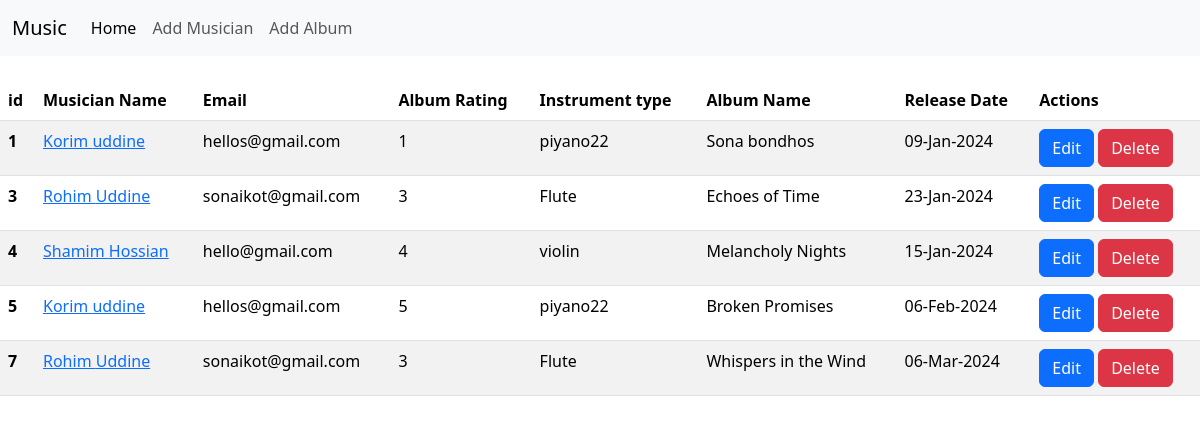
The page / on the database its author committed.
### album/models.py (models this page shows, shortened)
class Album_models(models.Model):
    CHOICE={
        '1':'1',
        '2':'2',
        '3':'3',
        '4':'4',
        '5':'5',
    }
    album_name = models.CharField(max_length=100)
    release_date = models.DateField()
    rating=models.CharField(max_length=5, choices=CHOICE)
    musician = models.ForeignKey(Musicians_Model, on_delete=models.CASCADE)

### musicians/models.py (models this page shows, shortened)
class Musicians_Model(models.Model):
    first_name = models.CharField(max_length=100)
    last_name = models.CharField(max_length=100)
    email = models.EmailField()
    phone_number= models.IntegerField()
    instrument_type = models.CharField(max_length=100)

### music_production/views.py (the view)
# urls.py: 2. Add a URL to urlpatterns:  path('', views.home, name='home')
def home(request):
    album = Album_models.objects.all()
    return render(request,'index.html',{'data':album})

### templates/index.html
{% extends 'base.html' %}
{% block content %}
  <table class="table table-striped table-hover p-4 mt-4">
    <thead>
      <tr>
        <th scope="col">id</th>
        <th scope="col">Musician Name</th>
        <th scope="col">Email</th>
        <th scope="col">Album Rating</th>
        <th scope="col">Instrument type</th>
        <th scope="col">Album Name</th>
        <th scope="col">Release Date</th>
        <th scope="col">Actions</th>
      </tr>
    </thead>
    <tbody>
       {% for i in data %}
       <tr>
        <th scope="row">{{i.id}}</th>
        <td>
           <a href="{% url 'edit_musician'  i.musician.id %}">
          {{i.musician.first_name}} {{i.musician.last_name}}
            </a>
        </td>
        <td>{{i.musician.email}}</td>
        <td>{{i.rating}}</td>
        <td>{{i.musician.instrument_type}}</td>
        <td>{{i.album_name}}</td>
        <td>{{i.release_date | date:"d-M-Y" }}</td>
        <td>
             <a href="{%  url 'edit_album' i.id  %}" class="btn btn-primary">Edit</a>
             <a href="{% url 'delete_musician' i.musician.id  %}" class="btn btn-danger">Delete</a>
        </td>
      </tr>
       {% endfor %}
    </tbody>
  </table>
{% endblock %}

### templates/base.html (shortened to what this page needs)
<!doctype html>
<html lang="en">
  <head>
    <link href="https://cdn.jsdelivr.net/npm/bootstrap@5.3.2/dist/css/bootstrap.min.css" rel="stylesheet">
  </head>
  <body>
    <nav class="navbar navbar-expand-lg bg-body-tertiary">
        <div class="container-fluid">
          <a class="navbar-brand" href="#">Music</a>
          <div class="collapse navbar-collapse" id="navbarNav">
            <ul class="navbar-nav">
              <li class="nav-item">
                <a class="nav-link active" aria-current="page" href="{% url 'home' %}">Home</a>
              </li>
              <li class="nav-item">
                <a class="nav-link" href="{% url 'add_musician' %}">Add Musician</a>
              </li>
              <li class="nav-item">
                <a class="nav-link" href="{% url 'add_album'%}">Add Album</a>
              </li>
            </ul>
          </div>
        </div>
      </nav>
    {% block content%}
    {% endblock  %}
  </body>
</html>

### rows shown on the page
Album_models: id "1", musician.first_name "Korim", musician.last_name "uddine", musician.email "hellos@gmail.com", rating "1", musician.instrument_type "piyano22", album_name "Sona bondhos", release_date "09-Jan-2024"
Album_models: id "3", musician.first_name "Rohim", musician.last_name "Uddine", musician.email "sonaikot@gmail.com", rating "3", musician.instrument_type "Flute", album_name "Echoes of Time", release_date "23-Jan-2024"
Album_models: id "4", musician.first_name "Shamim", musician.last_name "Hossian", musician.email "hello@gmail.com", rating "4", musician.instrument_type "violin", album_name "Melancholy Nights", release_date "15-Jan-2024"
Album_models: id "5", musician.first_name "Korim", musician.last_name "uddine", musician.email "hellos@gmail.com", rating "5", musician.instrument_type "piyano22", album_name "Broken Promises", release_date "06-Feb-2024"
Album_models: id "7", musician.first_name "Rohim", musician.last_name "Uddine", musician.email "sonaikot@gmail.com", rating "3", musician.instrument_type "Flute", album_name "Whispers in the Wind", release_date "06-Mar-2024"
